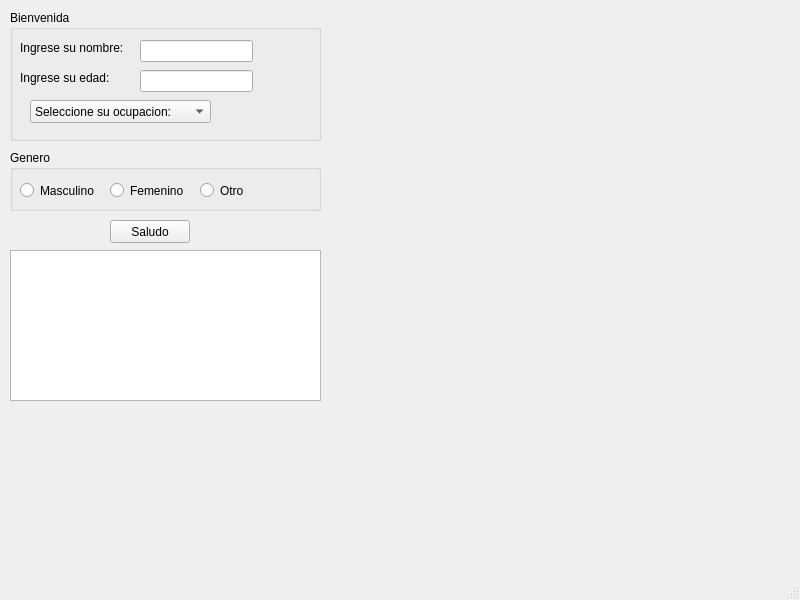
<?xml version="1.0" encoding="UTF-8"?>
<ui version="4.0">
 <class>MainWindow</class>
 <widget class="QMainWindow" name="MainWindow">
  <property name="geometry">
   <rect>
    <x>0</x>
    <y>0</y>
    <width>800</width>
    <height>600</height>
   </rect>
  </property>
  <property name="windowTitle">
   <string>MainWindow</string>
  </property>
  <widget class="QWidget" name="centralwidget">
   <widget class="QGroupBox" name="groupBox">
    <property name="geometry">
     <rect>
      <x>10</x>
      <y>10</y>
      <width>311</width>
      <height>131</height>
     </rect>
    </property>
    <property name="title">
     <string>Bienvenida</string>
    </property>
    <widget class="QLabel" name="label">
     <property name="geometry">
      <rect>
       <x>10</x>
       <y>30</y>
       <width>121</width>
       <height>16</height>
      </rect>
     </property>
     <property name="text">
      <string>Ingrese su nombre:</string>
     </property>
    </widget>
    <widget class="QLineEdit" name="name">
     <property name="geometry">
      <rect>
       <x>130</x>
       <y>30</y>
       <width>113</width>
       <height>22</height>
      </rect>
     </property>
    </widget>
    <widget class="QLineEdit" name="age">
     <property name="geometry">
      <rect>
       <x>130</x>
       <y>60</y>
       <width>113</width>
       <height>22</height>
      </rect>
     </property>
    </widget>
    <widget class="QLabel" name="label_2">
     <property name="geometry">
      <rect>
       <x>10</x>
       <y>60</y>
       <width>101</width>
       <height>16</height>
      </rect>
     </property>
     <property name="text">
      <string>Ingrese su edad:</string>
     </property>
    </widget>
    <widget class="QComboBox" name="comboBox_ocupacion">
     <property name="geometry">
      <rect>
       <x>20</x>
       <y>90</y>
       <width>181</width>
       <height>23</height>
      </rect>
     </property>
     <item>
      <property name="text">
       <string>Seleccione su ocupacion:</string>
      </property>
     </item>
     <item>
      <property name="text">
       <string>Abogado</string>
      </property>
     </item>
     <item>
      <property name="text">
       <string>Medico</string>
      </property>
     </item>
     <item>
      <property name="text">
       <string>Fisico</string>
      </property>
     </item>
     <item>
      <property name="text">
       <string>Estudiante</string>
      </property>
     </item>
     <item>
      <property name="text">
       <string>Ingeniero</string>
      </property>
     </item>
     <item>
      <property name="text">
       <string>Otro</string>
      </property>
     </item>
    </widget>
   </widget>
   <widget class="QGroupBox" name="groupBox_2">
    <property name="geometry">
     <rect>
      <x>10</x>
      <y>150</y>
      <width>311</width>
      <height>61</height>
     </rect>
    </property>
    <property name="title">
     <string>Genero</string>
    </property>
    <widget class="QRadioButton" name="radioButton_masculino">
     <property name="geometry">
      <rect>
       <x>10</x>
       <y>30</y>
       <width>100</width>
       <height>21</height>
      </rect>
     </property>
     <property name="text">
      <string>Masculino</string>
     </property>
    </widget>
    <widget class="QRadioButton" name="radioButton_femenino">
     <property name="geometry">
      <rect>
       <x>100</x>
       <y>30</y>
       <width>100</width>
       <height>21</height>
      </rect>
     </property>
     <property name="text">
      <string>Femenino</string>
     </property>
    </widget>
    <widget class="QRadioButton" name="radioButton_otro">
     <property name="geometry">
      <rect>
       <x>190</x>
       <y>30</y>
       <width>100</width>
       <height>21</height>
      </rect>
     </property>
     <property name="text">
      <string>Otro</string>
     </property>
    </widget>
   </widget>
   <widget class="QPushButton" name="pushButton_bienvenida">
    <property name="geometry">
     <rect>
      <x>110</x>
      <y>220</y>
      <width>80</width>
      <height>23</height>
     </rect>
    </property>
    <property name="text">
     <string>Saludo</string>
    </property>
   </widget>
   <widget class="QListWidget" name="list_bienvenida">
    <property name="geometry">
     <rect>
      <x>10</x>
      <y>250</y>
      <width>311</width>
      <height>151</height>
     </rect>
    </property>
   </widget>
  </widget>
  <widget class="QMenuBar" name="menubar">
   <property name="geometry">
    <rect>
     <x>0</x>
     <y>0</y>
     <width>800</width>
     <height>20</height>
    </rect>
   </property>
  </widget>
  <widget class="QStatusBar" name="statusbar"/>
 </widget>
 <resources/>
 <connections/>
</ui>
